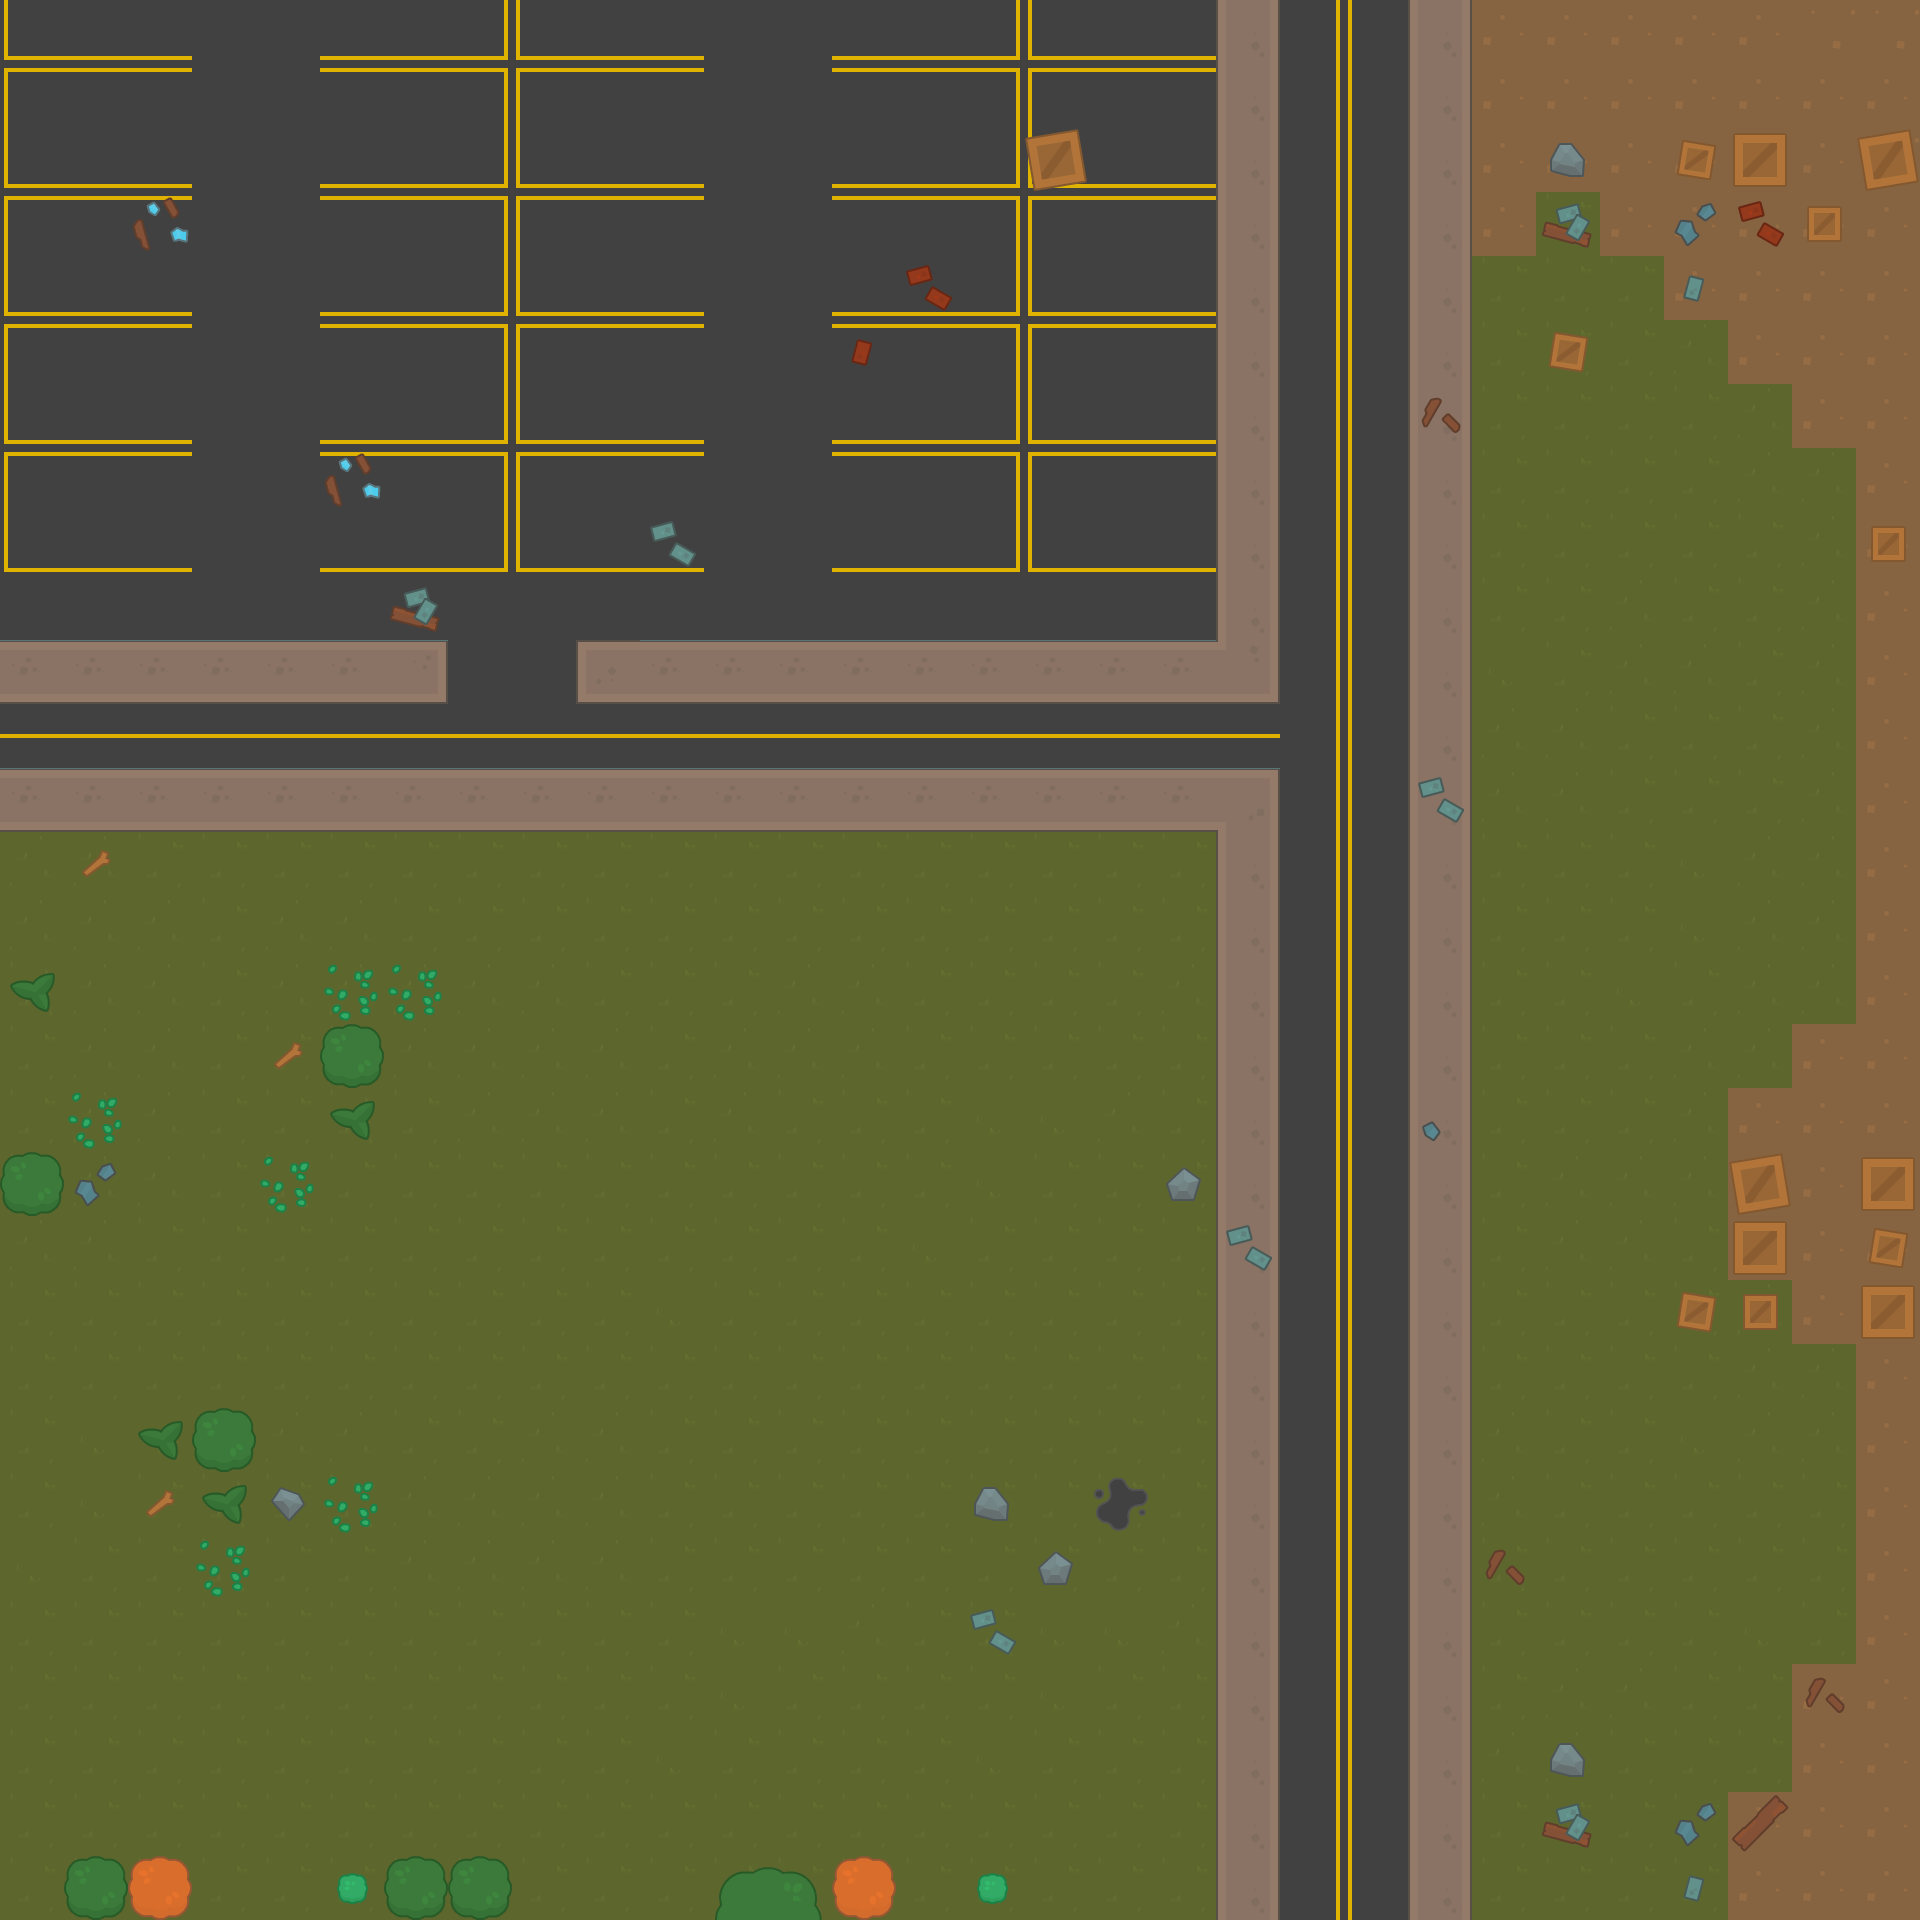

This is a level from a 2D game, rendered from its Tiled map with the project's own tilesets. A one-line summary and the complete map file follow:
An orthogonal 30x30 tile map with 64x64 px tiles, 2 tile layers (ground, detail).

<map version="1.0" orientation="orthogonal" renderorder="right-down" width="30" height="30" tilewidth="64" tileheight="64" nextobjectid="30">
 <tileset firstgid="1" name="tiles" tilewidth="64" tileheight="64" tilecount="540" columns="27">
  <image source="tiles.png" width="1728" height="1280" />
  <tile id="43">
   <objectgroup draworder="index" />
  </tile>
  <tile id="68">
   <objectgroup draworder="index">
    <properties>
     <property name="wall" value="1" />
    </properties>
   </objectgroup>
  </tile>
 </tileset>
 <layer name="ground" width="30" height="30">
  <data encoding="csv">
60,57,57,86,86,57,57,61,60,57,57,86,86,57,57,61,60,57,57,300,29,28,300,5,5,5,5,5,6,6,
33,30,30,86,86,30,30,34,33,30,30,86,86,30,30,34,33,30,30,300,29,28,300,5,5,5,5,5,5,5,
60,57,57,86,86,57,57,61,60,57,57,86,86,57,57,61,60,57,57,300,29,28,300,5,5,5,5,5,5,6,
33,30,30,86,86,30,30,34,33,30,30,86,86,30,30,34,33,30,30,300,29,28,300,5,2,5,5,5,5,5,
60,57,57,86,86,57,57,61,60,57,57,86,86,57,57,61,60,57,57,300,29,28,300,2,2,2,5,5,5,5,
33,30,30,86,86,30,30,34,33,30,30,86,86,30,30,34,33,30,30,300,29,28,300,2,2,2,1,5,5,5,
60,57,57,86,86,57,57,61,60,57,57,86,86,57,57,61,60,57,57,300,29,28,300,2,2,2,2,1,5,5,
33,30,30,86,86,30,30,34,33,30,30,86,86,30,30,34,33,30,30,300,29,28,300,2,2,2,2,1,1,5,
60,57,57,86,86,57,57,61,60,57,57,86,86,57,57,61,60,57,57,300,29,28,300,2,2,2,2,2,1,5,
86,86,86,86,86,86,86,86,86,86,86,86,86,86,86,86,86,86,86,300,29,28,300,2,2,1,2,2,1,5,
273,273,273,273,273,273,276,86,86,304,273,273,273,273,273,273,273,273,273,299,29,28,300,4,2,1,1,2,1,5,
56,56,56,56,56,56,56,56,56,56,56,56,56,56,56,56,56,56,56,56,29,28,300,1,1,2,2,2,1,5,
273,273,273,273,273,273,273,273,273,273,273,273,273,273,273,273,273,273,273,272,29,28,300,1,1,2,2,2,1,5,
1,1,2,2,2,2,2,2,2,2,2,2,2,2,2,2,2,2,2,300,29,28,300,2,2,2,4,1,1,5,
1,1,1,2,1,1,2,2,2,2,2,2,2,2,2,2,2,2,2,300,29,28,300,2,2,2,4,1,1,5,
2,1,1,2,1,1,1,1,1,2,2,2,1,1,2,2,2,2,1,300,29,28,300,2,2,4,2,1,1,5,
2,1,1,2,2,2,1,1,1,1,2,1,1,1,2,2,2,2,2,300,29,28,300,2,2,2,1,1,5,5,
2,1,1,2,2,2,2,1,1,1,2,1,2,2,2,4,4,1,2,300,29,28,300,2,2,2,1,5,5,5,
2,1,1,2,2,2,2,2,2,2,2,2,2,2,2,4,2,2,2,300,29,28,300,2,1,1,1,5,5,5,
1,1,2,2,2,2,2,2,2,2,2,2,2,2,4,2,2,2,2,300,29,28,300,2,1,1,2,5,5,5,
2,2,2,2,2,2,2,2,2,2,4,2,2,2,2,2,2,2,2,300,29,28,300,2,2,2,2,1,5,5,
2,2,2,2,2,2,2,2,2,2,2,2,2,2,2,2,2,2,2,300,29,28,300,2,2,2,2,1,1,5,
2,4,4,1,1,1,2,2,1,1,2,2,2,2,2,2,2,2,2,300,29,28,300,1,2,2,4,1,1,5,
2,4,2,2,2,2,1,1,1,1,2,2,2,2,2,2,2,2,2,300,29,28,300,1,2,2,2,2,2,5,
4,2,2,2,2,2,1,1,1,1,2,2,2,2,2,2,2,2,2,300,29,28,300,2,2,2,2,2,2,5,
2,2,2,2,2,2,2,2,2,2,2,4,4,1,2,2,4,4,1,300,29,28,300,2,2,2,2,4,2,5,
2,2,2,2,2,2,2,2,2,2,2,4,2,2,2,2,4,2,2,300,29,28,300,2,1,1,2,2,5,5,
2,2,2,2,2,2,2,2,2,2,4,2,2,2,2,4,2,2,2,300,29,28,300,1,1,2,2,2,5,5,
2,2,2,2,2,2,2,2,2,2,2,2,2,2,2,2,2,2,2,300,29,28,300,2,2,2,2,5,5,5,
2,2,2,2,2,2,2,2,2,2,2,2,2,2,2,2,2,2,2,300,29,28,300,2,2,2,2,5,5,5
</data>
 </layer>
 <layer name="detail" width="30" height="30">
  <data encoding="csv">
0,0,0,0,0,0,0,0,0,0,0,0,0,0,0,0,0,0,0,0,0,0,0,0,0,0,0,0,0,0,
0,0,0,0,0,0,0,0,0,0,0,0,0,0,0,0,0,0,0,0,0,0,0,0,0,0,0,0,0,0,
0,0,0,0,0,0,0,0,0,0,0,0,0,0,0,0,156,0,0,0,0,0,0,0,237,0,157,129,0,156,
0,0,293,0,0,0,0,0,0,0,0,0,0,0,0,0,0,0,0,0,0,0,0,0,292,0,264,289,130,0,
0,0,0,0,0,0,0,0,0,0,0,0,0,0,289,0,0,0,0,0,0,0,0,0,0,0,263,0,0,0,
0,0,0,0,0,0,0,0,0,0,0,0,0,290,0,0,0,0,0,0,0,0,0,0,157,0,0,0,0,0,
0,0,0,0,0,0,0,0,0,0,0,0,0,0,0,0,0,0,0,0,0,0,266,0,0,0,0,0,0,0,
0,0,0,0,0,293,0,0,0,0,0,0,0,0,0,0,0,0,0,0,0,0,0,0,0,0,0,0,0,0,
0,0,0,0,0,0,0,0,0,0,262,0,0,0,0,0,0,0,0,0,0,0,0,0,0,0,0,0,0,130,
0,0,0,0,0,0,292,0,0,0,0,0,0,0,0,0,0,0,0,0,0,0,0,0,0,0,0,0,0,0,
0,0,0,0,0,0,0,0,0,0,0,0,0,0,0,0,0,0,0,0,0,0,0,0,0,0,0,0,0,0,
0,0,0,0,0,0,0,0,0,0,0,0,0,0,0,0,0,0,0,0,0,0,0,0,0,0,0,0,0,0,
0,0,0,0,0,0,0,0,0,0,0,0,0,0,0,0,0,0,0,0,0,0,262,0,0,0,0,0,0,0,
0,161,0,0,0,0,0,0,0,0,0,0,0,0,0,0,0,0,0,0,0,0,0,0,0,0,0,0,0,0,
0,0,0,0,0,0,0,0,0,0,0,0,0,0,0,0,0,0,0,0,0,0,0,0,0,0,0,0,0,0,
210,0,0,0,0,213,213,0,0,0,0,0,0,0,0,0,0,0,0,0,0,0,0,0,0,0,0,0,0,0,
0,0,0,0,161,183,0,0,0,0,0,0,0,0,0,0,0,0,0,0,0,0,0,0,0,0,0,0,0,0,
0,213,0,0,0,210,0,0,0,0,0,0,0,0,0,0,0,0,0,0,0,0,291,0,0,0,0,0,0,0,
183,264,0,0,213,0,0,0,0,0,0,0,0,0,0,0,0,0,239,0,0,0,0,0,0,0,0,156,0,129,
0,0,0,0,0,0,0,0,0,0,0,0,0,0,0,0,0,0,0,262,0,0,0,0,0,0,0,129,0,157,
0,0,0,0,0,0,0,0,0,0,0,0,0,0,0,0,0,0,0,0,0,0,0,0,0,0,157,130,0,129,
0,0,0,0,0,0,0,0,0,0,0,0,0,0,0,0,0,0,0,0,0,0,0,0,0,0,0,0,0,0,
0,0,210,183,0,0,0,0,0,0,0,0,0,0,0,0,0,0,0,0,0,0,0,0,0,0,0,0,0,0,
0,0,161,210,238,213,0,0,0,0,0,0,0,0,0,237,0,320,0,0,0,0,0,0,0,0,0,0,0,0,
0,0,0,213,0,0,0,0,0,0,0,0,0,0,0,0,239,0,0,0,0,0,0,266,0,0,0,0,0,0,
0,0,0,0,0,0,0,0,0,0,0,0,0,0,0,262,0,0,0,0,0,0,0,0,0,0,0,0,0,0,
0,0,0,0,0,0,0,0,0,0,0,0,0,0,0,0,0,0,0,0,0,0,0,0,0,0,0,0,266,0,
0,0,0,0,0,0,0,0,0,0,0,0,0,0,0,0,0,0,0,0,0,0,0,0,237,0,0,0,0,0,
0,0,0,0,0,0,0,0,0,0,0,0,0,0,0,0,0,0,0,0,0,0,0,0,292,0,264,265,0,0,
0,183,186,0,0,235,183,183,0,0,0,181,182,186,0,235,0,0,0,0,0,0,0,0,0,0,263,0,0,0
</data>
 </layer>
</map>